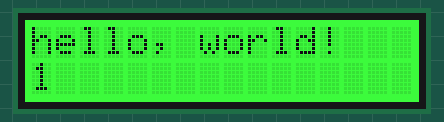
Recording of a sketch running on a simulated Arduino Uno, built with avr-gcc and run on an emulated ATmega328P. On the bench: 16×2 character LCD.

Above: at 1.1 s.
At 5.1 s:
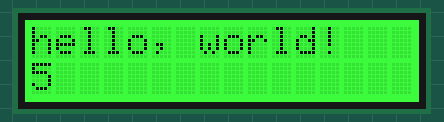
At 10.1 s:
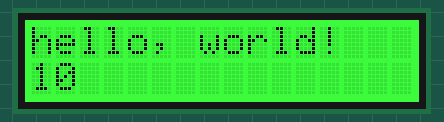
At 20.1 s:
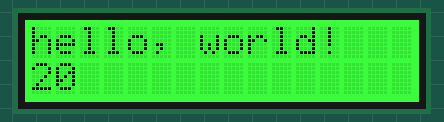
At 29.1 s:
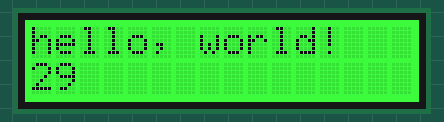
At 38.1 s:
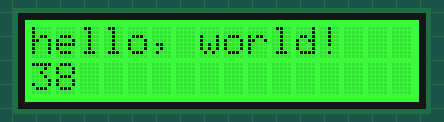

Measured:
- what the display in image 0 shows lasts 1.0 s, from 1.1 s to 2.1 s

The sketch:

020_LCD16x2_I2C_RGB.ino
```cpp
//A full description of this module (and many others) can be downloaded at: https://eve_arduino

#include <Wire.h>
#include "rgb_lcd.h"

rgb_lcd lcd;

const int colorR = 0;
const int colorG = 255;
const int colorB = 0;

void setup()
{
  lcd.begin(16, 2);
  lcd.setRGB(colorR, colorG, colorB);
  lcd.print("hello, world!");
  delay(1000);
}

void loop()
{
  lcd.setCursor(0, 1);
  lcd.print(millis() / 1000);
  delay(100);
}
```
